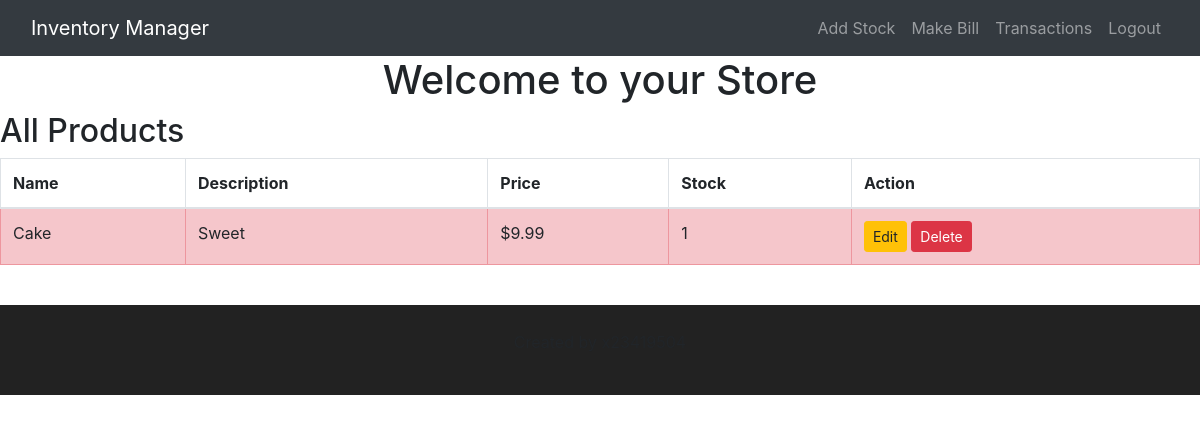
The page /store/dashboard/ (signed in) on the database its author committed.
### store/models.py (models this page shows, shortened)
class Product(models.Model):
    store = models.ForeignKey(Store, on_delete=models.CASCADE, null=True, blank=True)
    name = models.CharField(max_length=100)
    description = models.TextField()
    price = models.DecimalField(max_digits=10, decimal_places=2)
    stock = models.IntegerField()

### store/views.py (the view)
# urls.py: path('dashboard/',views.dashboard,name='dashboard'),
def dashboard(request):
    all_products = Product.objects.all()
    context = {
        'all_products': all_products,
    }
    return render(request, 'dashboard.html', context)

### store/templates/dashboard.html
{% extends 'base.html' %}
{% block content %}
<h1 align=center>Welcome to your Store</h1>
<div class="product-table">
    <h2>All Products</h2>
    <table class="table table-striped table-bordered">
        <thead>
            <tr>
                <th>Name</th>
                <th>Description</th>
                <th>Price</th>
                <th>Stock</th>
                <th>Action</th>
            </tr>
        </thead>
        <tbody>
            {% for product in all_products %}
            {% if product.stock > 0 %}
                <tr class="{% if product.stock < 5 %}table-danger{% endif %}">
                    <td>{{ product.name }}</td>
                    <td>{{ product.description }}</td>
                    <td>${{ product.price }}</td>
                    <td>{{ product.stock }}</td>
                    <td>
                          <a href="{% url 'edit_product' product.id %}" class="btn btn-warning btn-sm">Edit</a>
                          <a href="{% url 'delete_product' product.id %}" class="btn btn-danger btn-sm">Delete</a>
                </tr>
            {% endif %}
            {% endfor %}
        </tbody>
    </table>
</div>
{% endblock %}

### rows shown on the page
Product: name "Cake", description "Sweet", price "9.99", stock "1"
